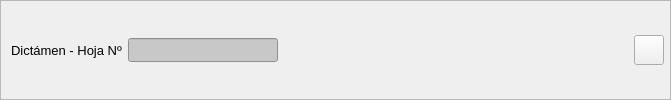
    <widget class="QFrame" name="menuFrame">
     <property name="minimumSize">
      <size>
       <width>0</width>
       <height>0</height>
      </size>
     </property>
     <property name="maximumSize">
      <size>
       <width>16777215</width>
       <height>16777215</height>
      </size>
     </property>
     <property name="frameShape">
      <enum>QFrame::StyledPanel</enum>
     </property>
     <layout class="QHBoxLayout" name="horizontalLayout">
      <property name="leftMargin">
       <number>6</number>
      </property>
      <property name="topMargin">
       <number>6</number>
      </property>
      <property name="rightMargin">
       <number>6</number>
      </property>
      <property name="bottomMargin">
       <number>6</number>
      </property>
      <item>
       <widget class="QLabel" name="label_5">
        <property name="font">
         <font>
          <pointsize>10</pointsize>
         </font>
        </property>
        <property name="text">
         <string>Dictámen - Hoja Nº</string>
        </property>
        <property name="indent">
         <number>4</number>
        </property>
       </widget>
      </item>
      <item>
       <widget class="QLineEdit" name="dictumNumberLineEdit">
        <property name="minimumSize">
         <size>
          <width>150</width>
          <height>24</height>
         </size>
        </property>
        <property name="maximumSize">
         <size>
          <width>120</width>
          <height>16777215</height>
         </size>
        </property>
        <property name="styleSheet">
         <string notr="true">background-color: rgb(200, 200, 200);
font: 75 oblique 10pt &quot;DejaVu Sans&quot;;</string>
        </property>
        <property name="inputMask">
         <string/>
        </property>
        <property name="text">
         <string/>
        </property>
        <property name="maxLength">
         <number>32767</number>
        </property>
        <property name="readOnly">
         <bool>true</bool>
        </property>
       </widget>
      </item>
      <item>
       <spacer name="horizontalSpacer_11">
        <property name="orientation">
         <enum>Qt::Horizontal</enum>
        </property>
        <property name="sizeHint" stdset="0">
         <size>
          <width>350</width>
          <height>20</height>
         </size>
        </property>
       </spacer>
      </item>
      <item>
       <widget class="QPushButton" name="previewDictumButton">
        <property name="enabled">
         <bool>true</bool>
        </property>
        <property name="minimumSize">
         <size>
          <width>30</width>
          <height>30</height>
         </size>
        </property>
        <property name="maximumSize">
         <size>
          <width>30</width>
          <height>30</height>
         </size>
        </property>
        <property name="toolTip">
         <string>Vista Previa</string>
        </property>
        <property name="text">
         <string/>
        </property>
        <property name="icon">
         <iconset resource="../resources/resources.qrc">
          <normaloff>:/icons/icons/preview.png</normaloff>:/icons/icons/preview.png</iconset>
        </property>
       </widget>
      </item>
     </layout>
    </widget>
